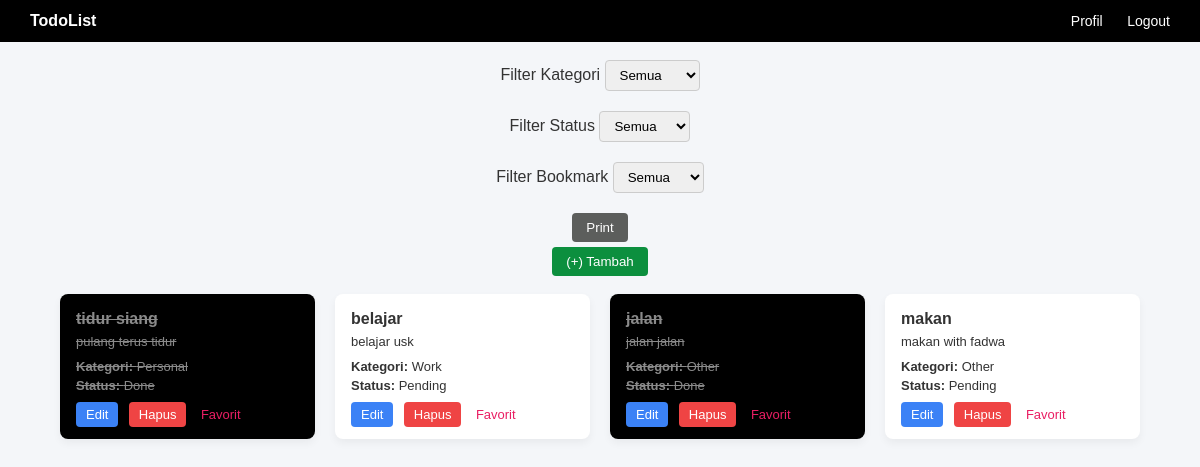
/index.php?login=sukses (signed in), run on the app's committed database.
### tables this page shows
CREATE TABLE `todo` (
  `id_todo` int(11) NOT NULL,
  `title` varchar(255) NOT NULL,
  `description` text NOT NULL,
  `created_at` timestamp NOT NULL DEFAULT current_timestamp(),
  `updated_at` timestamp NOT NULL DEFAULT current_timestamp(),
  `status` enum('Pending','Done') NOT NULL DEFAULT 'Pending',
  `id_category` int(11) NOT NULL,
  `id_user` int(11) NOT NULL
);

CREATE TABLE `category` (
  `id_category` int(11) NOT NULL,
  `category` varchar(100) NOT NULL
);

### index.php (the view, shortened to what this page needs)
<?php
require "koneksi.php";
$id_user = $_SESSION['id_user'];
$where = "WHERE t.id_user = '$id_user'";
$sql = "SELECT t.*, c.category AS nama_kategori
        FROM todo t
        LEFT JOIN category c ON t.id_category = c.id_category
        $where
        ORDER BY t.id_todo DESC";
$query   = mysqli_query($koneksi, $sql);
?>
<!DOCTYPE html>
<html lang="en">
<head>
</head>
<body>
    <?php include "navbar.php"; ?>
    <br>
    <div class="content" style="align-items: center;">
        <div class="category-filter">
            <form method="get">
                <label>Filter Kategori</label>
                <select name="category" onchange="this.form.submit()">
                    <option value="">Semua</option>
                </select>
            </form>
        </div>
        <div class="status-filter">
            <form action="" method="get">
            <label>Filter Status</label>
                <select name="status" onchange="this.form.submit()">
                    <option value="">Semua</option>
                </select>
            </form>
        </div>
        <div class="status-favorite">
            <form action="" method="get">
            <label>Filter Bookmark</label>
                <select name="favorite" onchange="this.form.submit()">
                    <option value="">Semua</option>
                </select>
            </form>
        </div>
        <center>
        <button onclick="window.print()" style="background: #5c5e5c;">Print</button>
        <br><a href="tambah.php"><button style="background: #0c8f3e; margin-top: 5px;">(+) Tambah</button></a><br><br></center>
    </div>
    <div class="todo-wrapper">
        <?php while ($todo = mysqli_fetch_assoc($query)) { ?>
        <?php
            $iniFavorit = $_SESSION['favorite'][$todo['id_todo']] ?? 0;
        ?>
        <div class="todo-card <?= $todo['status']=='Done'?'done':'' ?>">
            <h4 style="<?= $todo['status']=='Done'?'text-decoration: line-through;':'' ?>"><?= $todo['title'] ?></h4>
            <small style="<?= $todo['status']=='Done'?'text-decoration: line-through;':'' ?>"><?= $todo['description'] ?></small>
            <p style="<?= $todo['status']=='Done'?'text-decoration: line-through;':'' ?>"><strong>Kategori: </strong><?= $todo['nama_kategori'] ?></p>
            <p style="<?= $todo['status']=='Done'?'text-decoration: line-through;':'' ?>"><strong>Status: </strong><?= $todo['status'] ?></p>
            <div class="todo-action">
                <a href="edit.php?id_todo=<?= $todo['id_todo'] ?>" class="edit">Edit</a>
                <a href="hapus.php?id_todo=<?= $todo['id_todo'] ?>" class="hapus">Hapus</a>
                <a href="?fav=<?= $todo['id_todo'] ?>" style="color: #e91e63;">
                    <?= $iniFavorit == 1 ? '❤️' : 'Favorit' ?>
                </a>
            </div>
    </div>
    <?php } ?>
</div>
</body>
</html>

### navbar.php (shortened to what this page needs)
<!DOCTYPE html>
<html lang="en">
<head>
    <link rel="stylesheet" href="style.css">
</head>
<body>
    <nav>
        <div class="nav-left">
            <a href="index.php">TodoList</a>
        </div>
        <div class="nav-right">
            <a href="profil.php">Profil</a>
            <a href="logout.php">Logout</a>
        </div>
    </nav>
</body>
</html>

### style.css (style rules this page uses)
* { margin: 0; padding: 0; box-sizing: border-box; font-family: Arial, Helvetica, sans-serif; }
body { background: #f4f6f9; color: #333; }
nav { background: #000000; padding: 12px 30px; display: flex; justify-content: space-between; }
nav a { color: #fff; text-decoration: none; margin-right: 20px; font-size: 14px; }
.nav-left a:first-child { font-weight: bold; font-size: 16px; }
.nav-right a:last-child { margin-right: 0; }
form { text-align: center; margin-bottom: 20px; }
select { padding: 6px 10px; border-radius: 4px; border: 1px solid #ccc; }
button { padding: 7px 14px; border: none; border-radius: 4px; cursor: pointer; }
button { color: #fff; }
.todo-wrapper { display: grid; grid-template-columns: repeat(auto-fill, minmax(250px, 1fr)); gap: 20px; padding: 0 60px 40px; }
.todo-card { background: #fff; border-radius: 8px; padding: 16px; box-shadow: 0 4px 8px rgba(0,0,0,0.05); position: relative; }
.todo-card.done { background: #000000; color: #8a8a8a; }
.todo-card h4 { margin-bottom: 6px; }
.todo-card small { font-size: 13px; display: block; margin-bottom: 10px; }
.todo-card p { font-size: 13px; margin-bottom: 4px; }
.todo-action { margin-top: 12px; }
.todo-action a { text-decoration: none; font-size: 13px; padding: 5px 10px; border-radius: 4px; color: #fff; }
.todo-action a.edit { background: #3b82f6; }
.todo-action a.hapus { background: #ef4444; margin-left: 6px; }

### data on the page
todo: title "tidur siang", description "pulang terus tidur", id_category.category "Personal", status "Done", shows "Favorit"
todo: title "belajar", description "belajar usk", id_category.category "Work", status "Pending", shows "Favorit"
todo: title "jalan", description "jalan jalan", id_category.category "Other", status "Done", shows "Favorit"
todo: title "makan", description "makan with fadwa", id_category.category "Other", status "Pending", shows "Favorit"
